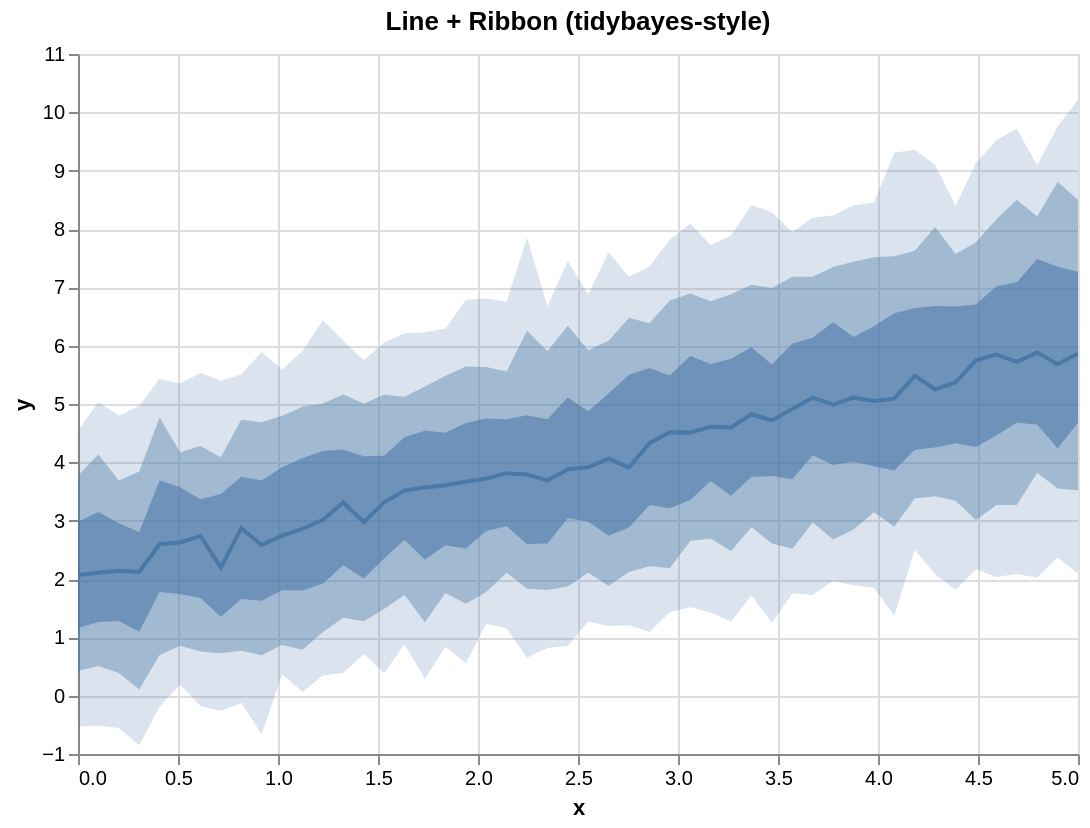

Vega-Lite specification for this chart:
### Vega-Lite specification from a JSON file in a GitHub repository (floating-point values rounded to 4 significant figures)
{"$schema": "https://vega.github.io/schema/vega-lite/v5.json", "config": {"axis": {"labelLimit": 0}, "header": {"labelLimit": 0}, "legend": {"labelLimit": 0}}, "data": {"values": [{"__median__": 3.911, "hi_0_5_": 5.502, "hi_0_8_": 6.479, "hi_0_95_": 7.18, "lo_0_5_": 2.885, "lo_0_8_": 2.118, "lo_0_95_": 1.205, "x": 2.755}, {"__median__": 3.014, "hi_0_5_": 4.194, "hi_0_8_": 5.008, "hi_0_95_": 6.439, "lo_0_5_": 1.923, "lo_0_8_": 1.09, "lo_0_95_": 0.3446, "x": 1.224}, {"__median__": 4.597, "hi_0_5_": 5.775, "hi_0_8_": 6.882, "hi_0_95_": 7.889, "lo_0_5_": 3.425, "lo_0_8_": 2.481, "lo_0_95_": 1.268, "x": 3.265}, {"__median__": 4.989, "hi_0_5_": 6.401, "hi_0_8_": 7.346, "hi_0_95_": 8.233, "lo_0_5_": 3.954, "lo_0_8_": 2.675, "lo_0_95_": 1.966, "x": 3.776}, {"__median__": 5.749, "hi_0_5_": 6.704, "hi_0_8_": 7.772, "hi_0_95_": 9.133, "lo_0_5_": 4.262, "lo_0_8_": 3.011, "lo_0_95_": 2.167, "x": 4.49}, {"__median__": 2.107, "hi_0_5_": 3.15, "hi_0_8_": 4.134, "hi_0_95_": 5.035, "lo_0_5_": 1.263, "lo_0_8_": 0.509, "lo_0_95_": -0.5163, "x": 0.102}, {"__median__": 5.091, "hi_0_5_": 6.554, "hi_0_8_": 7.532, "hi_0_95_": 9.308, "lo_0_5_": 3.859, "lo_0_8_": 2.898, "lo_0_95_": 1.373, "x": 4.082}, {"__median__": 2.122, "hi_0_5_": 2.804, "hi_0_8_": 3.842, "hi_0_95_": 4.969, "lo_0_5_": 1.1, "lo_0_8_": 0.1042, "lo_0_95_": -0.8512, "x": 0.3061}, {"__median__": 5.881, "hi_0_5_": 7.486, "hi_0_8_": 8.214, "hi_0_95_": 9.095, "lo_0_5_": 4.647, "lo_0_8_": 3.821, "lo_0_95_": 2.02, "x": 4.796}, {"__median__": 3.69, "hi_0_5_": 4.737, "hi_0_8_": 5.904, "hi_0_95_": 6.679, "lo_0_5_": 2.609, "lo_0_8_": 1.81, "lo_0_95_": 0.8154, "x": 2.347}, {"__median__": 2.141, "hi_0_5_": 2.957, "hi_0_8_": 3.688, "hi_0_95_": 4.798, "lo_0_5_": 1.279, "lo_0_8_": 0.3876, "lo_0_95_": -0.5536, "x": 0.2041}, {"__median__": 4.609, "hi_0_5_": 5.686, "hi_0_8_": 6.761, "hi_0_95_": 7.728, "lo_0_5_": 3.682, "lo_0_8_": 2.696, "lo_0_95_": 1.424, "x": 3.163}, {"__median__": 5.482, "hi_0_5_": 6.647, "hi_0_8_": 7.626, "hi_0_95_": 9.36, "lo_0_5_": 4.217, "lo_0_8_": 3.381, "lo_0_95_": 2.497, "x": 4.184}, {"__median__": 3.793, "hi_0_5_": 4.808, "hi_0_8_": 6.254, "hi_0_95_": 7.852, "lo_0_5_": 2.601, "lo_0_8_": 1.832, "lo_0_95_": 0.6503, "x": 2.245}, {"__median__": 3.916, "hi_0_5_": 4.876, "hi_0_8_": 5.923, "hi_0_95_": 6.877, "lo_0_5_": 2.983, "lo_0_8_": 2.109, "lo_0_95_": 1.273, "x": 2.551}, {"__median__": 2.744, "hi_0_5_": 3.914, "hi_0_8_": 4.799, "hi_0_95_": 5.592, "lo_0_5_": 1.808, "lo_0_8_": 0.8689, "lo_0_95_": 0.3637, "x": 1.02}, {"__median__": 4.913, "hi_0_5_": 6.036, "hi_0_8_": 7.18, "hi_0_95_": 7.943, "lo_0_5_": 3.71, "lo_0_8_": 2.518, "lo_0_95_": 1.75, "x": 3.571}, {"__median__": 5.054, "hi_0_5_": 6.335, "hi_0_8_": 7.514, "hi_0_95_": 8.451, "lo_0_5_": 3.931, "lo_0_8_": 3.146, "lo_0_95_": 1.851, "x": 3.98}, {"__median__": 2.195, "hi_0_5_": 3.457, "hi_0_8_": 4.088, "hi_0_95_": 5.402, "lo_0_5_": 1.355, "lo_0_8_": 0.7282, "lo_0_95_": -0.2624, "x": 0.7143}, {"__median__": 5.249, "hi_0_5_": 6.68, "hi_0_8_": 8.032, "hi_0_95_": 9.101, "lo_0_5_": 4.253, "lo_0_8_": 3.42, "lo_0_95_": 2.083, "x": 4.286}, {"__median__": 2.871, "hi_0_5_": 3.754, "hi_0_8_": 4.729, "hi_0_95_": 5.505, "lo_0_5_": 1.657, "lo_0_8_": 0.7703, "lo_0_95_": -0.1273, "x": 0.8163}, {"__median__": 4.063, "hi_0_5_": 5.185, "hi_0_8_": 6.083, "hi_0_95_": 7.607, "lo_0_5_": 2.743, "lo_0_8_": 1.882, "lo_0_95_": 1.193, "x": 2.653}, {"__median__": 5.683, "hi_0_5_": 7.352, "hi_0_8_": 8.808, "hi_0_95_": 9.756, "lo_0_5_": 4.242, "lo_0_8_": 3.55, "lo_0_95_": 2.369, "x": 4.898}, {"__median__": 4.332, "hi_0_5_": 5.619, "hi_0_8_": 6.384, "hi_0_95_": 7.355, "lo_0_5_": 3.269, "lo_0_8_": 2.218, "lo_0_95_": 1.091, "x": 2.857}, {"__median__": 3.606, "hi_0_5_": 4.505, "hi_0_8_": 5.479, "hi_0_95_": 6.289, "lo_0_5_": 2.58, "lo_0_8_": 1.761, "lo_0_95_": 0.8406, "x": 1.837}, {"__median__": 5.108, "hi_0_5_": 6.138, "hi_0_8_": 7.182, "hi_0_95_": 8.199, "lo_0_5_": 4.12, "lo_0_8_": 2.967, "lo_0_95_": 1.725, "x": 3.673}, {"__median__": 3.814, "hi_0_5_": 4.74, "hi_0_8_": 5.556, "hi_0_95_": 6.752, "lo_0_5_": 2.906, "lo_0_8_": 2.109, "lo_0_95_": 1.157, "x": 2.143}, {"__median__": 5.723, "hi_0_5_": 7.087, "hi_0_8_": 8.504, "hi_0_95_": 9.718, "lo_0_5_": 4.679, "lo_0_8_": 3.267, "lo_0_95_": 2.088, "x": 4.694}, {"__median__": 3.312, "hi_0_5_": 4.222, "hi_0_8_": 5.165, "hi_0_95_": 6.083, "lo_0_5_": 2.234, "lo_0_8_": 1.335, "lo_0_95_": 0.3881, "x": 1.327}, {"__median__": 2.626, "hi_0_5_": 3.574, "hi_0_8_": 4.173, "hi_0_95_": 5.352, "lo_0_5_": 1.743, "lo_0_8_": 0.8562, "lo_0_95_": 0.1925, "x": 0.5102}, {"__median__": 3.883, "hi_0_5_": 5.112, "hi_0_8_": 6.342, "hi_0_95_": 7.458, "lo_0_5_": 3.042, "lo_0_8_": 1.871, "lo_0_95_": 0.8518, "x": 2.449}, {"__median__": 4.512, "hi_0_5_": 5.823, "hi_0_8_": 6.896, "hi_0_95_": 8.09, "lo_0_5_": 3.355, "lo_0_8_": 2.65, "lo_0_95_": 1.517, "x": 3.061}, {"__median__": 5.866, "hi_0_5_": 7.269, "hi_0_8_": 8.496, "hi_0_95_": 10.22, "lo_0_5_": 4.679, "lo_0_8_": 3.523, "lo_0_95_": 2.09, "x": 5.0}, {"__median__": 5.848, "hi_0_5_": 7.02, "hi_0_8_": 8.169, "hi_0_95_": 9.527, "lo_0_5_": 4.46, "lo_0_8_": 3.267, "lo_0_95_": 2.035, "x": 4.592}, {"__median__": 2.737, "hi_0_5_": 3.367, "hi_0_8_": 4.278, "hi_0_95_": 5.533, "lo_0_5_": 1.674, "lo_0_8_": 0.7557, "lo_0_95_": -0.1791, "x": 0.6122}, {"__median__": 3.666, "hi_0_5_": 4.673, "hi_0_8_": 5.642, "hi_0_95_": 6.785, "lo_0_5_": 2.523, "lo_0_8_": 1.577, "lo_0_95_": 0.5529, "x": 1.939}, {"__median__": 3.314, "hi_0_5_": 4.111, "hi_0_8_": 5.157, "hi_0_95_": 6.06, "lo_0_5_": 2.353, "lo_0_8_": 1.485, "lo_0_95_": 0.384, "x": 1.531}, {"__median__": 5.109, "hi_0_5_": 6.15, "hi_0_8_": 7.437, "hi_0_95_": 8.406, "lo_0_5_": 4.008, "lo_0_8_": 2.847, "lo_0_95_": 1.894, "x": 3.878}, {"__median__": 3.721, "hi_0_5_": 4.753, "hi_0_8_": 5.633, "hi_0_95_": 6.812, "lo_0_5_": 2.825, "lo_0_8_": 1.778, "lo_0_95_": 1.231, "x": 2.041}, {"__median__": 2.972, "hi_0_5_": 4.106, "hi_0_8_": 5.008, "hi_0_95_": 5.749, "lo_0_5_": 2.009, "lo_0_8_": 1.276, "lo_0_95_": 0.713, "x": 1.429}, {"__median__": 2.6, "hi_0_5_": 3.692, "hi_0_8_": 4.77, "hi_0_95_": 5.434, "lo_0_5_": 1.776, "lo_0_8_": 0.6954, "lo_0_95_": -0.1917, "x": 0.4082}, {"__median__": 4.825, "hi_0_5_": 5.975, "hi_0_8_": 7.044, "hi_0_95_": 8.405, "lo_0_5_": 3.748, "lo_0_8_": 2.887, "lo_0_95_": 1.719, "x": 3.367}, {"__median__": 2.066, "hi_0_5_": 2.981, "hi_0_8_": 3.774, "hi_0_95_": 4.539, "lo_0_5_": 1.16, "lo_0_8_": 0.4213, "lo_0_95_": -0.5283, "x": 0.0}, {"__median__": 5.372, "hi_0_5_": 6.672, "hi_0_8_": 7.57, "hi_0_95_": 8.393, "lo_0_5_": 4.329, "lo_0_8_": 3.341, "lo_0_95_": 1.813, "x": 4.388}, {"__median__": 2.582, "hi_0_5_": 3.689, "hi_0_8_": 4.688, "hi_0_95_": 5.893, "lo_0_5_": 1.628, "lo_0_8_": 0.691, "lo_0_95_": -0.6675, "x": 0.9184}, {"__median__": 3.568, "hi_0_5_": 4.541, "hi_0_8_": 5.299, "hi_0_95_": 6.229, "lo_0_5_": 2.332, "lo_0_8_": 1.259, "lo_0_95_": 0.292, "x": 1.735}, {"__median__": 4.517, "hi_0_5_": 5.49, "hi_0_8_": 6.775, "hi_0_95_": 7.816, "lo_0_5_": 3.215, "lo_0_8_": 2.189, "lo_0_95_": 1.43, "x": 2.959}, {"__median__": 3.517, "hi_0_5_": 4.432, "hi_0_8_": 5.126, "hi_0_95_": 6.214, "lo_0_5_": 2.672, "lo_0_8_": 1.727, "lo_0_95_": 0.8829, "x": 1.633}, {"__median__": 4.718, "hi_0_5_": 5.679, "hi_0_8_": 6.989, "hi_0_95_": 8.287, "lo_0_5_": 3.767, "lo_0_8_": 2.607, "lo_0_95_": 1.247, "x": 3.469}, {"__median__": 2.861, "hi_0_5_": 4.074, "hi_0_8_": 4.952, "hi_0_95_": 5.907, "lo_0_5_": 1.802, "lo_0_8_": 0.7866, "lo_0_95_": 0.06721, "x": 1.122}]}, "height": 350, "layer": [{"_lr_layer": true, "encoding": {"tooltip": [{"field": "x", "title": "x", "type": "quantitative"}, {"field": "__median__", "title": "median", "type": "quantitative"}, {"field": "lo_0_95_", "title": "95% lo", "type": "quantitative"}, {"field": "hi_0_95_", "title": "95% hi", "type": "quantitative"}], "x": {"field": "x", "scale": {"zero": false}, "type": "quantitative"}, "y": {"field": "lo_0_95_", "scale": {"zero": false}, "title": "y", "type": "quantitative"}, "y2": {"field": "hi_0_95_"}}, "mark": {"line": false, "opacity": 0.2, "type": "area"}, "params": [{"bind": "scales", "name": "grid", "select": {"encodings": ["x", "y"], "type": "interval"}}]}, {"_lr_layer": true, "encoding": {"tooltip": [{"field": "x", "title": "x", "type": "quantitative"}, {"field": "__median__", "title": "median", "type": "quantitative"}, {"field": "lo_0_95_", "title": "95% lo", "type": "quantitative"}, {"field": "hi_0_95_", "title": "95% hi", "type": "quantitative"}], "x": {"field": "x", "scale": {"zero": false}, "type": "quantitative"}, "y": {"field": "lo_0_8_", "scale": {"zero": false}, "title": "y", "type": "quantitative"}, "y2": {"field": "hi_0_8_"}}, "mark": {"line": false, "opacity": 0.4, "type": "area"}}, {"_lr_layer": true, "encoding": {"tooltip": [{"field": "x", "title": "x", "type": "quantitative"}, {"field": "__median__", "title": "median", "type": "quantitative"}, {"field": "lo_0_95_", "title": "95% lo", "type": "quantitative"}, {"field": "hi_0_95_", "title": "95% hi", "type": "quantitative"}], "x": {"field": "x", "scale": {"zero": false}, "type": "quantitative"}, "y": {"field": "lo_0_5_", "scale": {"zero": false}, "title": "y", "type": "quantitative"}, "y2": {"field": "hi_0_5_"}}, "mark": {"line": false, "opacity": 0.6, "type": "area"}}, {"_lr_layer": true, "encoding": {"tooltip": [{"field": "x", "title": "x", "type": "quantitative"}, {"field": "__median__", "title": "median", "type": "quantitative"}, {"field": "lo_0_95_", "title": "95% lo", "type": "quantitative"}, {"field": "hi_0_95_", "title": "95% hi", "type": "quantitative"}], "x": {"field": "x", "scale": {"zero": false}, "type": "quantitative"}, "y": {"field": "__median__", "scale": {"zero": false}, "title": "y", "type": "quantitative"}}, "mark": {"strokeWidth": 2, "type": "line"}}], "title": "Line + Ribbon (tidybayes-style)", "width": 500}
